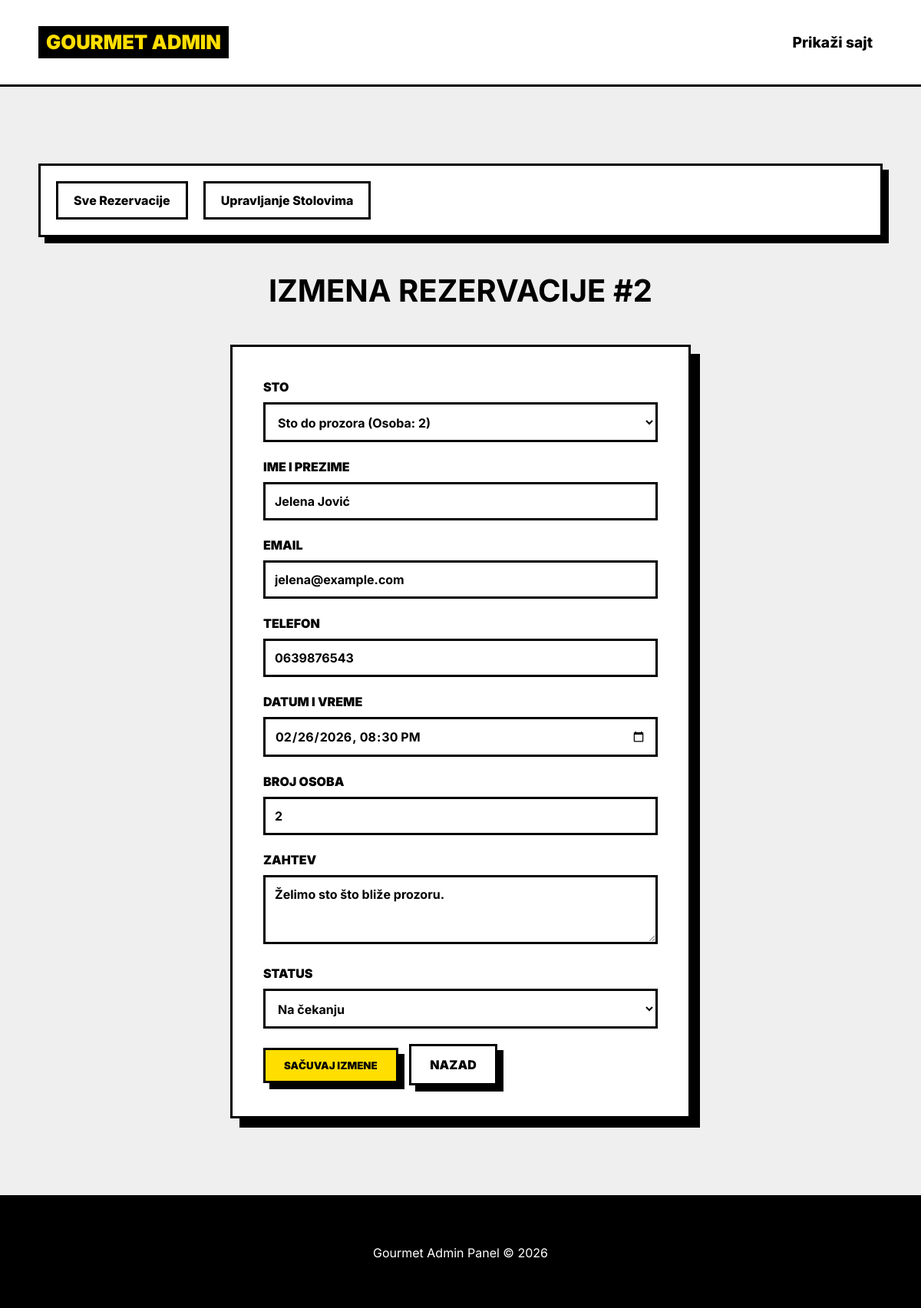
/admin/rezervacije_edit.php?id=2, run on the app's committed database.
### tables this page shows
CREATE TABLE `rezervacije` (
  `id` int(11) NOT NULL AUTO_INCREMENT,
  `sto_id` int(11) NOT NULL,
  `ime_prezime` varchar(255) NOT NULL,
  `email` varchar(100) NOT NULL,
  `telefon` varchar(50) NOT NULL,
  `datum_vreme` datetime NOT NULL,
  `broj_osoba` int(11) NOT NULL,
  `zahtev` text,
  `status` enum('na_cekanju','odobrena','odbijena') NOT NULL DEFAULT 'na_cekanju',
  PRIMARY KEY (`id`),
  CONSTRAINT `fk_rezervacije_stolovi` FOREIGN KEY (`sto_id`) REFERENCES `stolovi` (`id`) ON DELETE CASCADE
);

### functions.php (called while the page is built, shortened)
<?php
require_once 'db.php';
function get_all_stolovi()
{
    global $pdo;
    $stmt = $pdo->query("SELECT * FROM stolovi ORDER BY kapacitet ASC");
    return $stmt->fetchAll();
}
function get_rezervacija_by_id($id)
{
    global $pdo;
    $stmt = $pdo->prepare("SELECT * FROM rezervacije WHERE id = ?");
    $stmt->execute([$id]);
    return $stmt->fetch();
}
?>

### admin/rezervacije_edit.php (the view, shortened to what this page needs)
<?php
require_once '../functions.php';
$id = (int)$_GET['id'];
$rezervacija = get_rezervacija_by_id($id);
?>
<?php include 'header.php'; ?>
<h2>Izmena Rezervacije #<?= $id ?></h2>
<div class="form-container" style="margin-top: 30px;">
    <form action="rezervacije_edit.php?id=<?= $id ?>" method="POST">
        <div class="form-group">
            <label>Sto</label>
            <select name="sto_id" required>
                <?php
                $stolovi = get_all_stolovi();
                foreach($stolovi as $sto) {
                    $selected = ($sto['id'] == $rezervacija['sto_id']) ? 'selected' : '';
                    echo "<option value='{$sto['id']}' {$selected}>{$sto['naziv']} (Osoba: {$sto['kapacitet']})</option>";
                }
                ?>
            </select>
        </div>
        <div class="form-group">
            <label>Ime i prezime</label>
            <input type="text" name="ime_prezime" value="<?= htmlspecialchars($rezervacija['ime_prezime']) ?>" required>
        </div>
        <div class="form-group">
            <label>Email</label>
            <input type="email" name="email" value="<?= htmlspecialchars($rezervacija['email']) ?>" required>
        </div>
        <div class="form-group">
            <label>Telefon</label>
            <input type="text" name="telefon" value="<?= htmlspecialchars($rezervacija['telefon']) ?>" required>
        </div>
        <div class="form-group">
            <label>Datum i vreme</label>
            <?php
            $dt = new DateTime($rezervacija['datum_vreme']);
            $html_dt = $dt->format('Y-m-d\TH:i');
            ?>
            <input type="datetime-local" name="datum_vreme" value="<?= $html_dt ?>" required>
        </div>
        <div class="form-group">
            <label>Broj osoba</label>
            <input type="number" name="broj_osoba" value="<?= $rezervacija['broj_osoba'] ?>" min="1" required>
        </div>
        <div class="form-group">
            <label>Zahtev</label>
            <textarea name="zahtev" rows="3"><?= htmlspecialchars($rezervacija['zahtev'] ?? '') ?></textarea>
        </div>
        <div class="form-group">
            <label>Status</label>
            <select name="status" required>
                <option value="na_cekanju" <?= $rezervacija['status'] == 'na_cekanju' ? 'selected' : '' ?>>Na čekanju</option>
            </select>
        </div>
        <button type="submit" class="btn-primary">Sačuvaj izmene</button>
        <a href="index.php" class="btn-secondary" style="margin-left: 10px;">Nazad</a>
    </form>
</div>
<?php include 'footer.php'; ?>

### assets/css/brutalist.css (style rules this page uses)
:root { --bg-color: #efefef; --surface-color: #FFFFFF; --accent-color: #ffde00; --accent-hover: #5d2df5; --text-primary: #000000; --text-secondary: #333333; --border-color: #000000; --error-color: #ff4d4d; --success-color: #2ecc71; --brutalist-shadow: 8px 8px 0px 0px #000; --brutalist-shadow-hover: 4px 4px 0px 0px #000; --border-width: 3px; --transition-main: all 0.2s cubic-bezier(0.175, 0.885, 0.32, 1.275); }
* { margin: 0; padding: 0; box-sizing: border-box; }
body { font-family: 'Inter', 'Segoe UI', Tahoma, Geneva, Verdana, sans-serif; background-color: var(--bg-color); color: var(--text-primary); line-height: 1.5; display: flex; flex-direction: column; min-height: 100vh; }
a { color: var(--text-primary); text-decoration: none; font-weight: 800; transition: var(--transition-main); }
.btn-primary, .btn-secondary { font-family: inherit; font-weight: 900; text-transform: uppercase; padding: 12px 24px; border: var(--border-width) solid #000; cursor: pointer; text-decoration: none; display: inline-block; transition: var(--transition-main); }
.btn-primary { background-color: var(--accent-color); color: #000; box-shadow: var(--brutalist-shadow); }
.btn-secondary { background-color: #fff; color: #000; box-shadow: var(--brutalist-shadow); }
h2 { font-size: 2.5rem; margin-bottom: 40px; text-transform: uppercase; text-align: center; }
.form-container { max-width: 600px; margin: 0 auto; background-color: #fff; padding: 40px; border: var(--border-width) solid #000; box-shadow: 12px 12px 0px 0px #000; transition: var(--transition-main); }
input, select, textarea { width: 100%; padding: 12px; border: var(--border-width) solid #000; background-color: #fff; font-family: inherit; font-weight: 700; font-size: 1rem; outline: none; transition: var(--transition-main); }
label { font-weight: 900; text-transform: uppercase; margin-bottom: 8px; display: block; }
.form-group { margin-bottom: 20px; }
.btn-primary+.btn-secondary, .btn-secondary+.btn-primary, .btn-primary+.btn-primary, .btn-secondary+.btn-secondary { margin-left: 15px; }

### data on the page
rezervacije: ime_prezime "Jelena Jović", email "jelena@example.com", telefon "0639876543", datum_vreme "02/26/2026 20:30", broj_osoba "2", zahtev "Želimo sto što bliže prozoru.", status "Na čekanju"

### other printed values
$id "2"
form field sto_id "Sto do prozora (Osoba: 2)"
